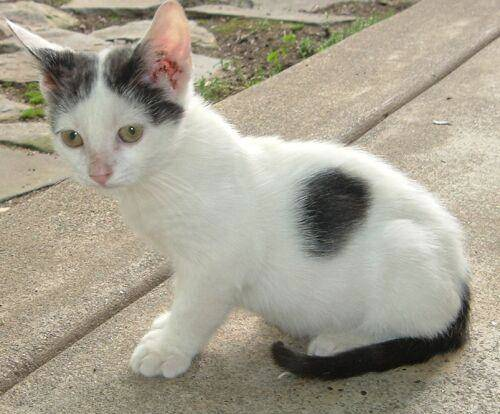
#> input picture MyProject/videos/Python/cv2/getting started/Sample/cat.3.jpg, 500 x 414 px, found by its file name
$ jupyter execute --allow-errors 'Image Analysis.ipynb'
#> lines starting #> are read from the running program, lines starting #| are printed output that depends on the picture
[cell 1]
import cv2
#import numpy as np

[cell 2]
#read the image

cat_image = cv2.imread('data/Sample/cat.3.jpg')
#> cat_image is the input picture: shape (414, 500, 3); mean B, G, R 144.3, 159.9, 165.9
print(cat_image.shape)
#| (414, 500, 3)
print(cat_image[0,0,:])
#| [142 151 160]

[cell 3]
type(cat_image)

[cell 4]
#show the image

cv2.imshow("cat", cat_image)
cv2.waitKey(0)
cv2.destroyAllWindows()

[cell 5]
#Split apart color channels

cat_blue = cat_image[:,:,0]
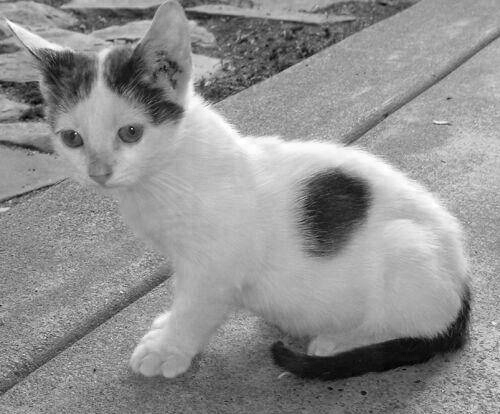
#> cat_blue: shape (414, 500); min 0, max 255, mean 144.3
cat_green = cat_image[:,:,1]
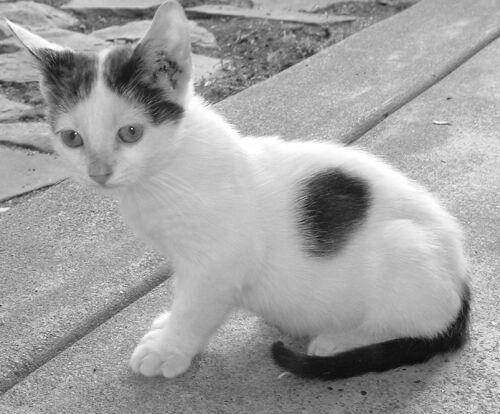
#> cat_green: shape (414, 500); min 0, max 255, mean 159.9
cat_red = cat_image[:,:,2]

#> (the rest of this cell did not finish here and is left out)

#> (a cell that did not finish here is left out)

[cell 7]
#grab an area

cat_face = cat_image[100:190, 50:150, :]
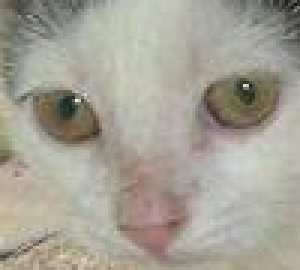
#> cat_face: shape (90, 100, 3) (shown 3 times larger); mean B, G, R 149.2, 161.5, 165.2
cv2.imshow("cat face", cat_face)
cv2.waitKey(0)
cv2.destroyAllWindows()

$ run again, with MyProject/videos/Python/cv2/getting started/Sample/cat.11.jpg copied over MyProject/videos/Python/cv2/getting started/Sample/cat.3.jpg
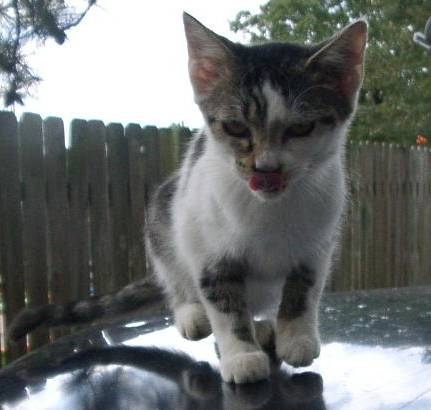
#> input picture MyProject/videos/Python/cv2/getting started/Sample/cat.11.jpg, 431 x 410 px, found by its file name
#> cat_image is the input picture: shape (410, 431, 3); mean B, G, R 110.5, 111.4, 108.1
#| (410, 431, 3)
#| [239 241 235]
#> `cat_green = cat_image[:,:,1]`:
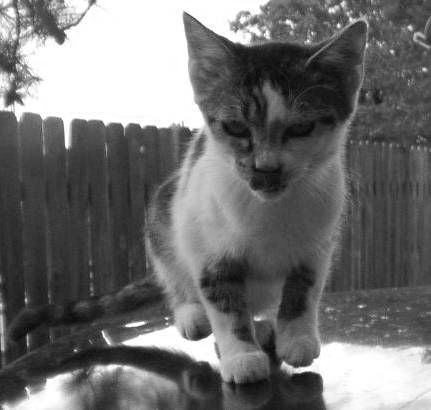
#> cat_green: shape (410, 431); min 2, max 255, mean 111.4
#> `cat_face = cat_image[100:190, 50:150, :]`:
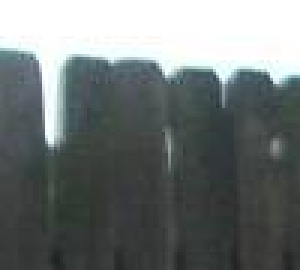
#> cat_face: shape (90, 100, 3) (shown 3 times larger); mean B, G, R 118, 118.4, 112.2

$ run again, with MyProject/videos/Python/cv2/getting started/Sample/cat.248.jpg copied over MyProject/videos/Python/cv2/getting started/Sample/cat.3.jpg
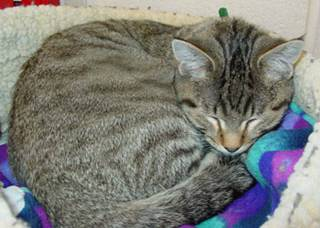
#> input picture MyProject/videos/Python/cv2/getting started/Sample/cat.248.jpg, 320 x 228 px, found by its file name
#> cat_image is the input picture: shape (228, 320, 3); mean B, G, R 119.8, 125.7, 125.4
#| (228, 320, 3)
#| [ 16  14 174]
#> `cat_red = cat_image[:,:,2]`:
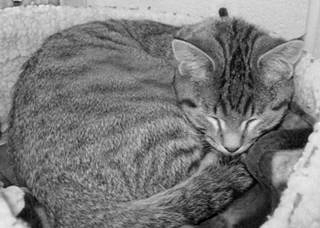
#> cat_red: shape (228, 320); min 0, max 251, mean 125.4
#> `cat_face = cat_image[100:190, 50:150, :]`:
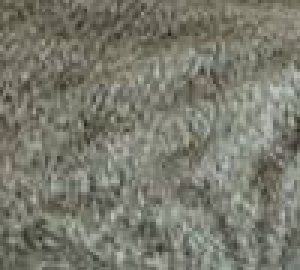
#> cat_face: shape (90, 100, 3) (shown 3 times larger); mean B, G, R 109.9, 122.3, 121.9

$ run again, with MyProject/videos/Python/cv2/getting started/Sample/cat.28.jpg copied over MyProject/videos/Python/cv2/getting started/Sample/cat.3.jpg
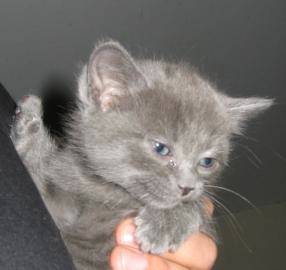
#> input picture MyProject/videos/Python/cv2/getting started/Sample/cat.28.jpg, 286 x 270 px, found by its file name
#> cat_image is the input picture: shape (270, 286, 3); mean B, G, R 108.3, 112.2, 117.4
#| (270, 286, 3)
#| [107 108 106]
#> `cat_red = cat_image[:,:,2]`:
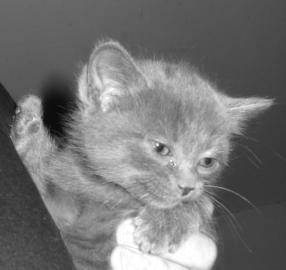
#> cat_red: shape (270, 286); min 5, max 255, mean 117.4
#> `cat_face = cat_image[100:190, 50:150, :]`:
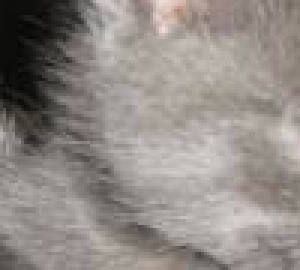
#> cat_face: shape (90, 100, 3) (shown 3 times larger); mean B, G, R 134, 138.7, 145
